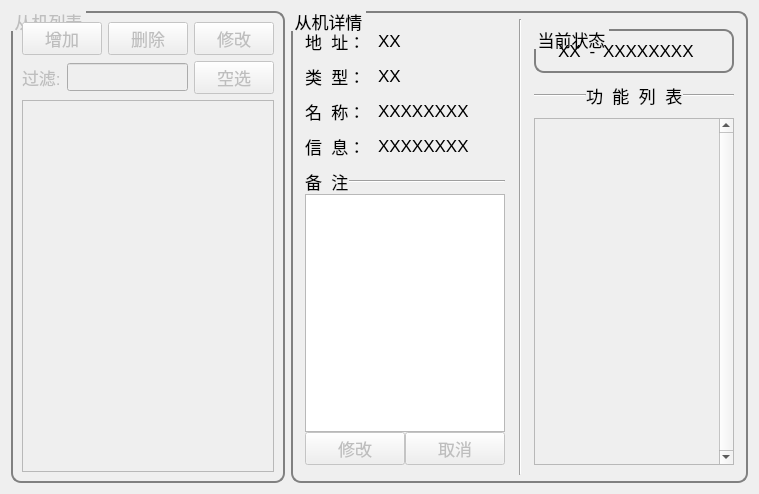
<?xml version="1.0" encoding="UTF-8"?>
<ui version="4.0">
 <class>SQLiteWidget</class>
 <widget class="QWidget" name="SQLiteWidget">
  <property name="geometry">
   <rect>
    <x>0</x>
    <y>0</y>
    <width>739</width>
    <height>494</height>
   </rect>
  </property>
  <property name="windowTitle">
   <string>Form</string>
  </property>
  <property name="styleSheet">
   <string notr="true">*{
  font: 13pt;
}

QGroupBox {
  border-width: 2px;
  border-style: solid;
  border-radius: 10px;
  border-color: gray;
  margin-top: 1.6ex;
  /*margin-left: 3px;*/
}

QGroupBox::title {
  subcontrol-origin: margin;
  padding: 0 1px;
}</string>
  </property>
  <layout class="QHBoxLayout" name="widgetLayout">
   <item>
    <widget class="QGroupBox" name="listGroupBox">
     <property name="enabled">
      <bool>false</bool>
     </property>
     <property name="sizePolicy">
      <sizepolicy hsizetype="Preferred" vsizetype="Preferred">
       <horstretch>0</horstretch>
       <verstretch>0</verstretch>
      </sizepolicy>
     </property>
     <property name="title">
      <string>从机列表</string>
     </property>
     <layout class="QVBoxLayout" name="listGroupLayout">
      <item>
       <layout class="QHBoxLayout" name="listLayout_1">
        <item>
         <widget class="QPushButton" name="addPushButton">
          <property name="text">
           <string>增加</string>
          </property>
         </widget>
        </item>
        <item>
         <widget class="QPushButton" name="delPushButton">
          <property name="enabled">
           <bool>false</bool>
          </property>
          <property name="text">
           <string>删除</string>
          </property>
         </widget>
        </item>
        <item>
         <widget class="QPushButton" name="changePushButton">
          <property name="enabled">
           <bool>false</bool>
          </property>
          <property name="text">
           <string>修改</string>
          </property>
         </widget>
        </item>
       </layout>
      </item>
      <item>
       <layout class="QHBoxLayout" name="listLayout_2">
        <item>
         <widget class="QLabel" name="filterLabel">
          <property name="text">
           <string>过滤:</string>
          </property>
         </widget>
        </item>
        <item>
         <widget class="QLineEdit" name="filterLineEdit"/>
        </item>
        <item>
         <widget class="QPushButton" name="spaceSelPushButton">
          <property name="text">
           <string>空选</string>
          </property>
         </widget>
        </item>
       </layout>
      </item>
      <item>
       <widget class="QTableView" name="listTableView">
        <property name="styleSheet">
         <string notr="true">QTableView {
  alternate-background-color: rgb(215, 255, 255);
  selection-background-color: blue;
  selection-color: white;
  color: rgb(0, 0, 80);
}

QHeaderView {
  
}</string>
        </property>
        <property name="alternatingRowColors">
         <bool>true</bool>
        </property>
        <property name="selectionMode">
         <enum>QAbstractItemView::SingleSelection</enum>
        </property>
        <property name="selectionBehavior">
         <enum>QAbstractItemView::SelectRows</enum>
        </property>
        <property name="verticalScrollMode">
         <enum>QAbstractItemView::ScrollPerItem</enum>
        </property>
        <property name="horizontalScrollMode">
         <enum>QAbstractItemView::ScrollPerItem</enum>
        </property>
        <property name="sortingEnabled">
         <bool>true</bool>
        </property>
        <attribute name="horizontalHeaderCascadingSectionResizes">
         <bool>false</bool>
        </attribute>
        <attribute name="horizontalHeaderStretchLastSection">
         <bool>false</bool>
        </attribute>
        <attribute name="verticalHeaderVisible">
         <bool>false</bool>
        </attribute>
        <attribute name="verticalHeaderShowSortIndicator" stdset="0">
         <bool>false</bool>
        </attribute>
       </widget>
      </item>
     </layout>
    </widget>
   </item>
   <item>
    <widget class="QGroupBox" name="infoGroupBox">
     <property name="sizePolicy">
      <sizepolicy hsizetype="Preferred" vsizetype="Preferred">
       <horstretch>0</horstretch>
       <verstretch>0</verstretch>
      </sizepolicy>
     </property>
     <property name="minimumSize">
      <size>
       <width>457</width>
       <height>0</height>
      </size>
     </property>
     <property name="maximumSize">
      <size>
       <width>457</width>
       <height>16777215</height>
      </size>
     </property>
     <property name="styleSheet">
      <string notr="true">QLineEdit {
  border: None;
  background-color: transparent;
}</string>
     </property>
     <property name="title">
      <string>从机详情</string>
     </property>
     <layout class="QHBoxLayout" name="infoGroupLayout">
      <property name="spacing">
       <number>4</number>
      </property>
      <property name="leftMargin">
       <number>6</number>
      </property>
      <property name="topMargin">
       <number>6</number>
      </property>
      <property name="rightMargin">
       <number>6</number>
      </property>
      <property name="bottomMargin">
       <number>6</number>
      </property>
      <item>
       <widget class="QWidget" name="infoWidget_1" native="true">
        <property name="minimumSize">
         <size>
          <width>216</width>
          <height>0</height>
         </size>
        </property>
        <property name="maximumSize">
         <size>
          <width>216</width>
          <height>16777215</height>
         </size>
        </property>
        <layout class="QVBoxLayout" name="infoLayout_1">
         <property name="spacing">
          <number>10</number>
         </property>
         <property name="leftMargin">
          <number>6</number>
         </property>
         <property name="topMargin">
          <number>10</number>
         </property>
         <property name="rightMargin">
          <number>10</number>
         </property>
         <property name="bottomMargin">
          <number>10</number>
         </property>
         <item>
          <layout class="QHBoxLayout" name="infoLLayout_1">
           <property name="topMargin">
            <number>0</number>
           </property>
           <property name="bottomMargin">
            <number>0</number>
           </property>
           <item>
            <widget class="QLabel" name="iL1LLabel">
             <property name="sizePolicy">
              <sizepolicy hsizetype="Fixed" vsizetype="Preferred">
               <horstretch>0</horstretch>
               <verstretch>0</verstretch>
              </sizepolicy>
             </property>
             <property name="text">
              <string>地  址：</string>
             </property>
            </widget>
           </item>
           <item>
            <widget class="QLineEdit" name="iL1RLineEdit">
             <property name="minimumSize">
              <size>
               <width>0</width>
               <height>0</height>
              </size>
             </property>
             <property name="mouseTracking">
              <bool>true</bool>
             </property>
             <property name="focusPolicy">
              <enum>Qt::NoFocus</enum>
             </property>
             <property name="text">
              <string>XX</string>
             </property>
             <property name="alignment">
              <set>Qt::AlignLeading|Qt::AlignLeft|Qt::AlignVCenter</set>
             </property>
             <property name="readOnly">
              <bool>true</bool>
             </property>
            </widget>
           </item>
          </layout>
         </item>
         <item>
          <layout class="QHBoxLayout" name="infoLLayout_2">
           <item>
            <widget class="QLabel" name="iL2LLabel">
             <property name="sizePolicy">
              <sizepolicy hsizetype="Fixed" vsizetype="Preferred">
               <horstretch>0</horstretch>
               <verstretch>0</verstretch>
              </sizepolicy>
             </property>
             <property name="text">
              <string>类  型：</string>
             </property>
            </widget>
           </item>
           <item>
            <widget class="QLineEdit" name="iL2RLineEdit">
             <property name="minimumSize">
              <size>
               <width>0</width>
               <height>0</height>
              </size>
             </property>
             <property name="mouseTracking">
              <bool>true</bool>
             </property>
             <property name="focusPolicy">
              <enum>Qt::NoFocus</enum>
             </property>
             <property name="text">
              <string>XX</string>
             </property>
             <property name="alignment">
              <set>Qt::AlignLeading|Qt::AlignLeft|Qt::AlignVCenter</set>
             </property>
             <property name="readOnly">
              <bool>true</bool>
             </property>
            </widget>
           </item>
          </layout>
         </item>
         <item>
          <layout class="QHBoxLayout" name="infoLLayout_3">
           <item>
            <widget class="QLabel" name="iL3LLabel">
             <property name="sizePolicy">
              <sizepolicy hsizetype="Fixed" vsizetype="Preferred">
               <horstretch>0</horstretch>
               <verstretch>0</verstretch>
              </sizepolicy>
             </property>
             <property name="text">
              <string>名  称：</string>
             </property>
            </widget>
           </item>
           <item>
            <widget class="QLineEdit" name="iL3RLineEdit">
             <property name="minimumSize">
              <size>
               <width>0</width>
               <height>0</height>
              </size>
             </property>
             <property name="mouseTracking">
              <bool>true</bool>
             </property>
             <property name="focusPolicy">
              <enum>Qt::NoFocus</enum>
             </property>
             <property name="text">
              <string>XXXXXXXX</string>
             </property>
             <property name="alignment">
              <set>Qt::AlignLeading|Qt::AlignLeft|Qt::AlignVCenter</set>
             </property>
             <property name="readOnly">
              <bool>true</bool>
             </property>
            </widget>
           </item>
          </layout>
         </item>
         <item>
          <layout class="QHBoxLayout" name="infoLLayout_4">
           <item>
            <widget class="QLabel" name="iL4LLabel">
             <property name="sizePolicy">
              <sizepolicy hsizetype="Fixed" vsizetype="Preferred">
               <horstretch>0</horstretch>
               <verstretch>0</verstretch>
              </sizepolicy>
             </property>
             <property name="text">
              <string>信  息：</string>
             </property>
            </widget>
           </item>
           <item>
            <widget class="QLineEdit" name="iL4RLineEdit">
             <property name="minimumSize">
              <size>
               <width>0</width>
               <height>0</height>
              </size>
             </property>
             <property name="mouseTracking">
              <bool>true</bool>
             </property>
             <property name="focusPolicy">
              <enum>Qt::NoFocus</enum>
             </property>
             <property name="text">
              <string>XXXXXXXX</string>
             </property>
             <property name="alignment">
              <set>Qt::AlignLeading|Qt::AlignLeft|Qt::AlignVCenter</set>
             </property>
             <property name="readOnly">
              <bool>true</bool>
             </property>
            </widget>
           </item>
          </layout>
         </item>
         <item>
          <layout class="QVBoxLayout" name="infoLLayout_5">
           <property name="spacing">
            <number>0</number>
           </property>
           <item>
            <layout class="QHBoxLayout" name="iL5TLayout">
             <property name="spacing">
              <number>0</number>
             </property>
             <item>
              <widget class="QLabel" name="iL5TLLabel">
               <property name="sizePolicy">
                <sizepolicy hsizetype="Fixed" vsizetype="Preferred">
                 <horstretch>0</horstretch>
                 <verstretch>0</verstretch>
                </sizepolicy>
               </property>
               <property name="text">
                <string>备  注</string>
               </property>
              </widget>
             </item>
             <item>
              <widget class="Line" name="iL5TRLine">
               <property name="orientation">
                <enum>Qt::Horizontal</enum>
               </property>
              </widget>
             </item>
            </layout>
           </item>
           <item>
            <widget class="QPlainTextEdit" name="iL5MPlainTextEdit">
             <property name="enabled">
              <bool>true</bool>
             </property>
             <property name="sizePolicy">
              <sizepolicy hsizetype="Expanding" vsizetype="Expanding">
               <horstretch>0</horstretch>
               <verstretch>0</verstretch>
              </sizepolicy>
             </property>
             <property name="focusPolicy">
              <enum>Qt::StrongFocus</enum>
             </property>
             <property name="contextMenuPolicy">
              <enum>Qt::DefaultContextMenu</enum>
             </property>
             <property name="lineWrapMode">
              <enum>QPlainTextEdit::WidgetWidth</enum>
             </property>
             <property name="readOnly">
              <bool>true</bool>
             </property>
             <property name="textInteractionFlags">
              <set>Qt::NoTextInteraction</set>
             </property>
             <property name="backgroundVisible">
              <bool>false</bool>
             </property>
            </widget>
           </item>
           <item>
            <layout class="QHBoxLayout" name="iL5BLayout">
             <item>
              <widget class="QPushButton" name="changeAndSavePushButton">
               <property name="enabled">
                <bool>false</bool>
               </property>
               <property name="text">
                <string>修改</string>
               </property>
              </widget>
             </item>
             <item>
              <widget class="QPushButton" name="cancelPushButton">
               <property name="enabled">
                <bool>false</bool>
               </property>
               <property name="text">
                <string>取消</string>
               </property>
              </widget>
             </item>
            </layout>
           </item>
          </layout>
         </item>
        </layout>
       </widget>
      </item>
      <item>
       <widget class="Line" name="infoLine">
        <property name="orientation">
         <enum>Qt::Vertical</enum>
        </property>
       </widget>
      </item>
      <item>
       <widget class="QWidget" name="infoWidget_2" native="true">
        <property name="minimumSize">
         <size>
          <width>214</width>
          <height>0</height>
         </size>
        </property>
        <property name="maximumSize">
         <size>
          <width>214</width>
          <height>16777215</height>
         </size>
        </property>
        <layout class="QVBoxLayout" name="infoLayout_2">
         <property name="spacing">
          <number>10</number>
         </property>
         <property name="leftMargin">
          <number>8</number>
         </property>
         <property name="topMargin">
          <number>10</number>
         </property>
         <property name="rightMargin">
          <number>6</number>
         </property>
         <property name="bottomMargin">
          <number>10</number>
         </property>
         <item>
          <widget class="QGroupBox" name="iR1GroupBox">
           <property name="styleSheet">
            <string notr="true"/>
           </property>
           <property name="title">
            <string>当前状态</string>
           </property>
           <layout class="QHBoxLayout" name="infoRLayout_1">
            <property name="spacing">
             <number>0</number>
            </property>
            <item>
             <widget class="QLineEdit" name="iR1LLineEdit">
              <property name="minimumSize">
               <size>
                <width>40</width>
                <height>0</height>
               </size>
              </property>
              <property name="maximumSize">
               <size>
                <width>40</width>
                <height>16777215</height>
               </size>
              </property>
              <property name="mouseTracking">
               <bool>true</bool>
              </property>
              <property name="focusPolicy">
               <enum>Qt::NoFocus</enum>
              </property>
              <property name="text">
               <string>XX</string>
              </property>
              <property name="alignment">
               <set>Qt::AlignRight|Qt::AlignTrailing|Qt::AlignVCenter</set>
              </property>
              <property name="readOnly">
               <bool>true</bool>
              </property>
              <property name="clearButtonEnabled">
               <bool>false</bool>
              </property>
             </widget>
            </item>
            <item>
             <widget class="QLabel" name="iR1MLabel">
              <property name="sizePolicy">
               <sizepolicy hsizetype="Fixed" vsizetype="Preferred">
                <horstretch>0</horstretch>
                <verstretch>0</verstretch>
               </sizepolicy>
              </property>
              <property name="text">
               <string> - </string>
              </property>
             </widget>
            </item>
            <item>
             <widget class="QLineEdit" name="iR1RLineEdit">
              <property name="minimumSize">
               <size>
                <width>0</width>
                <height>0</height>
               </size>
              </property>
              <property name="mouseTracking">
               <bool>true</bool>
              </property>
              <property name="focusPolicy">
               <enum>Qt::NoFocus</enum>
              </property>
              <property name="text">
               <string>XXXXXXXX</string>
              </property>
              <property name="readOnly">
               <bool>true</bool>
              </property>
             </widget>
            </item>
           </layout>
          </widget>
         </item>
         <item>
          <layout class="QHBoxLayout" name="infoRLayout_2">
           <property name="spacing">
            <number>0</number>
           </property>
           <item>
            <widget class="Line" name="iR2LLine">
             <property name="orientation">
              <enum>Qt::Horizontal</enum>
             </property>
            </widget>
           </item>
           <item>
            <widget class="QLabel" name="iR2MLabel">
             <property name="sizePolicy">
              <sizepolicy hsizetype="Fixed" vsizetype="Preferred">
               <horstretch>0</horstretch>
               <verstretch>0</verstretch>
              </sizepolicy>
             </property>
             <property name="text">
              <string>功  能  列  表</string>
             </property>
            </widget>
           </item>
           <item>
            <widget class="Line" name="iR2RLine">
             <property name="orientation">
              <enum>Qt::Horizontal</enum>
             </property>
            </widget>
           </item>
          </layout>
         </item>
         <item>
          <widget class="QScrollArea" name="iR3ScrollArea">
           <property name="verticalScrollBarPolicy">
            <enum>Qt::ScrollBarAlwaysOn</enum>
           </property>
           <property name="horizontalScrollBarPolicy">
            <enum>Qt::ScrollBarAsNeeded</enum>
           </property>
           <property name="widgetResizable">
            <bool>true</bool>
           </property>
           <property name="alignment">
            <set>Qt::AlignCenter</set>
           </property>
           <widget class="QWidget" name="buttonsWidgetContents">
            <property name="geometry">
             <rect>
              <x>0</x>
              <y>0</y>
              <width>188</width>
              <height>349</height>
             </rect>
            </property>
            <layout class="QVBoxLayout" name="buttonsLayout">
             <property name="spacing">
              <number>10</number>
             </property>
             <property name="leftMargin">
              <number>0</number>
             </property>
             <property name="topMargin">
              <number>0</number>
             </property>
             <property name="rightMargin">
              <number>0</number>
             </property>
             <property name="bottomMargin">
              <number>0</number>
             </property>
            </layout>
           </widget>
          </widget>
         </item>
        </layout>
       </widget>
      </item>
     </layout>
    </widget>
   </item>
  </layout>
 </widget>
 <resources/>
 <connections/>
</ui>
